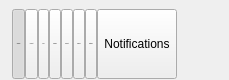
    <widget class="QWidget" name="wTabHeader" native="true">
     <property name="sizePolicy">
      <sizepolicy hsizetype="Preferred" vsizetype="Fixed">
       <horstretch>0</horstretch>
       <verstretch>0</verstretch>
      </sizepolicy>
     </property>
     <property name="minimumSize">
      <size>
       <width>0</width>
       <height>80</height>
      </size>
     </property>
     <property name="maximumSize">
      <size>
       <width>16777215</width>
       <height>80</height>
      </size>
     </property>
     <layout class="QHBoxLayout" name="horizontalLayout_2">
      <property name="spacing">
       <number>0</number>
      </property>
      <property name="sizeConstraint">
       <enum>QLayout::SetDefaultConstraint</enum>
      </property>
      <property name="leftMargin">
       <number>12</number>
      </property>
      <property name="topMargin">
       <number>9</number>
      </property>
      <property name="rightMargin">
       <number>12</number>
      </property>
      <property name="bottomMargin">
       <number>0</number>
      </property>
      <item>
       <widget class="QToolButton" name="bGeneral">
        <property name="minimumSize">
         <size>
          <width>0</width>
          <height>70</height>
         </size>
        </property>
        <property name="maximumSize">
         <size>
          <width>16777215</width>
          <height>70</height>
         </size>
        </property>
        <property name="font">
         <font>
          <pointsize>-1</pointsize>
         </font>
        </property>
        <property name="focusPolicy">
         <enum>Qt::StrongFocus</enum>
        </property>
        <property name="text">
         <string>General</string>
        </property>
        <property name="icon">
         <iconset>
          <normaloff>:/images/settings-general.png</normaloff>:/images/settings-general.png</iconset>
        </property>
        <property name="iconSize">
         <size>
          <width>25</width>
          <height>25</height>
         </size>
        </property>
        <property name="checkable">
         <bool>true</bool>
        </property>
        <property name="checked">
         <bool>true</bool>
        </property>
        <property name="autoExclusive">
         <bool>true</bool>
        </property>
        <property name="toolButtonStyle">
         <enum>Qt::ToolButtonTextUnderIcon</enum>
        </property>
       </widget>
      </item>
      <item>
       <widget class="QToolButton" name="bAccount">
        <property name="minimumSize">
         <size>
          <width>0</width>
          <height>70</height>
         </size>
        </property>
        <property name="maximumSize">
         <size>
          <width>16777215</width>
          <height>70</height>
         </size>
        </property>
        <property name="font">
         <font>
          <pointsize>-1</pointsize>
         </font>
        </property>
        <property name="focusPolicy">
         <enum>Qt::StrongFocus</enum>
        </property>
        <property name="text">
         <string>Account</string>
        </property>
        <property name="icon">
         <iconset>
          <normaloff>:/images/settings-account.png</normaloff>:/images/settings-account.png</iconset>
        </property>
        <property name="iconSize">
         <size>
          <width>25</width>
          <height>25</height>
         </size>
        </property>
        <property name="checkable">
         <bool>true</bool>
        </property>
        <property name="autoExclusive">
         <bool>true</bool>
        </property>
        <property name="toolButtonStyle">
         <enum>Qt::ToolButtonTextUnderIcon</enum>
        </property>
       </widget>
      </item>
      <item>
       <widget class="QToolButton" name="bSyncs">
        <property name="minimumSize">
         <size>
          <width>0</width>
          <height>70</height>
         </size>
        </property>
        <property name="maximumSize">
         <size>
          <width>16777215</width>
          <height>70</height>
         </size>
        </property>
        <property name="font">
         <font>
          <pointsize>-1</pointsize>
         </font>
        </property>
        <property name="focusPolicy">
         <enum>Qt::StrongFocus</enum>
        </property>
        <property name="text">
         <string>Sync</string>
        </property>
        <property name="icon">
         <iconset>
          <normaloff>:/images/settings-syncs.png</normaloff>:/images/settings-syncs.png</iconset>
        </property>
        <property name="iconSize">
         <size>
          <width>25</width>
          <height>25</height>
         </size>
        </property>
        <property name="checkable">
         <bool>true</bool>
        </property>
        <property name="autoExclusive">
         <bool>true</bool>
        </property>
        <property name="toolButtonStyle">
         <enum>Qt::ToolButtonTextUnderIcon</enum>
        </property>
       </widget>
      </item>
      <item>
       <widget class="QToolButton" name="bBackup">
        <property name="minimumSize">
         <size>
          <width>0</width>
          <height>70</height>
         </size>
        </property>
        <property name="maximumSize">
         <size>
          <width>16777215</width>
          <height>70</height>
         </size>
        </property>
        <property name="font">
         <font>
          <pointsize>-1</pointsize>
         </font>
        </property>
        <property name="focusPolicy">
         <enum>Qt::StrongFocus</enum>
        </property>
        <property name="text">
         <string>Backup</string>
        </property>
        <property name="icon">
         <iconset>
          <normaloff>:/images/settings-backup.png</normaloff>:/images/settings-backup.png</iconset>
        </property>
        <property name="iconSize">
         <size>
          <width>25</width>
          <height>25</height>
         </size>
        </property>
        <property name="checkable">
         <bool>true</bool>
        </property>
        <property name="autoExclusive">
         <bool>true</bool>
        </property>
        <property name="toolButtonStyle">
         <enum>Qt::ToolButtonTextUnderIcon</enum>
        </property>
       </widget>
      </item>
      <item>
       <widget class="QToolButton" name="bSecurity">
        <property name="minimumSize">
         <size>
          <width>0</width>
          <height>70</height>
         </size>
        </property>
        <property name="maximumSize">
         <size>
          <width>16777215</width>
          <height>70</height>
         </size>
        </property>
        <property name="font">
         <font>
          <pointsize>-1</pointsize>
         </font>
        </property>
        <property name="focusPolicy">
         <enum>Qt::StrongFocus</enum>
        </property>
        <property name="text">
         <string>Security</string>
        </property>
        <property name="icon">
         <iconset>
          <normaloff>:/images/settings-security.png</normaloff>:/images/settings-security.png</iconset>
        </property>
        <property name="iconSize">
         <size>
          <width>25</width>
          <height>25</height>
         </size>
        </property>
        <property name="checkable">
         <bool>true</bool>
        </property>
        <property name="autoExclusive">
         <bool>true</bool>
        </property>
        <property name="toolButtonStyle">
         <enum>Qt::ToolButtonTextUnderIcon</enum>
        </property>
       </widget>
      </item>
      <item>
       <widget class="QToolButton" name="bFolders">
        <property name="minimumSize">
         <size>
          <width>0</width>
          <height>70</height>
         </size>
        </property>
        <property name="maximumSize">
         <size>
          <width>16777215</width>
          <height>70</height>
         </size>
        </property>
        <property name="font">
         <font>
          <pointsize>-1</pointsize>
         </font>
        </property>
        <property name="focusPolicy">
         <enum>Qt::StrongFocus</enum>
        </property>
        <property name="text">
         <string>Folders</string>
        </property>
        <property name="icon">
         <iconset>
          <normaloff>:/images/settings-folders.png</normaloff>:/images/settings-folders.png</iconset>
        </property>
        <property name="iconSize">
         <size>
          <width>25</width>
          <height>25</height>
         </size>
        </property>
        <property name="checkable">
         <bool>true</bool>
        </property>
        <property name="autoExclusive">
         <bool>true</bool>
        </property>
        <property name="toolButtonStyle">
         <enum>Qt::ToolButtonTextUnderIcon</enum>
        </property>
       </widget>
      </item>
      <item>
       <widget class="QToolButton" name="bNetwork">
        <property name="minimumSize">
         <size>
          <width>0</width>
          <height>70</height>
         </size>
        </property>
        <property name="maximumSize">
         <size>
          <width>16777215</width>
          <height>70</height>
         </size>
        </property>
        <property name="font">
         <font>
          <pointsize>-1</pointsize>
         </font>
        </property>
        <property name="focusPolicy">
         <enum>Qt::StrongFocus</enum>
        </property>
        <property name="text">
         <string>Network</string>
        </property>
        <property name="icon">
         <iconset>
          <normaloff>:/images/Icon_Win_Network.png</normaloff>:/images/Icon_Win_Network.png</iconset>
        </property>
        <property name="iconSize">
         <size>
          <width>25</width>
          <height>25</height>
         </size>
        </property>
        <property name="checkable">
         <bool>true</bool>
        </property>
        <property name="autoExclusive">
         <bool>true</bool>
        </property>
        <property name="toolButtonStyle">
         <enum>Qt::ToolButtonTextUnderIcon</enum>
        </property>
       </widget>
      </item>
      <item>
       <widget class="QToolButton" name="bNotifications">
        <property name="minimumSize">
         <size>
          <width>0</width>
          <height>70</height>
         </size>
        </property>
        <property name="maximumSize">
         <size>
          <width>16777215</width>
          <height>70</height>
         </size>
        </property>
        <property name="focusPolicy">
         <enum>Qt::StrongFocus</enum>
        </property>
        <property name="text">
         <string>Notifications</string>
        </property>
        <property name="icon">
         <iconset resource="../Resources_win.qrc">
          <normaloff>:/images/Icon_Win_Notifications.png</normaloff>:/images/Icon_Win_Notifications.png</iconset>
        </property>
        <property name="iconSize">
         <size>
          <width>25</width>
          <height>25</height>
         </size>
        </property>
        <property name="checkable">
         <bool>true</bool>
        </property>
        <property name="autoExclusive">
         <bool>true</bool>
        </property>
        <property name="toolButtonStyle">
         <enum>Qt::ToolButtonTextUnderIcon</enum>
        </property>
       </widget>
      </item>
      <item>
       <spacer name="horizontalSpacer_19">
        <property name="orientation">
         <enum>Qt::Horizontal</enum>
        </property>
        <property name="sizeHint" stdset="0">
         <size>
          <width>40</width>
          <height>20</height>
         </size>
        </property>
       </spacer>
      </item>
     </layout>
    </widget>
